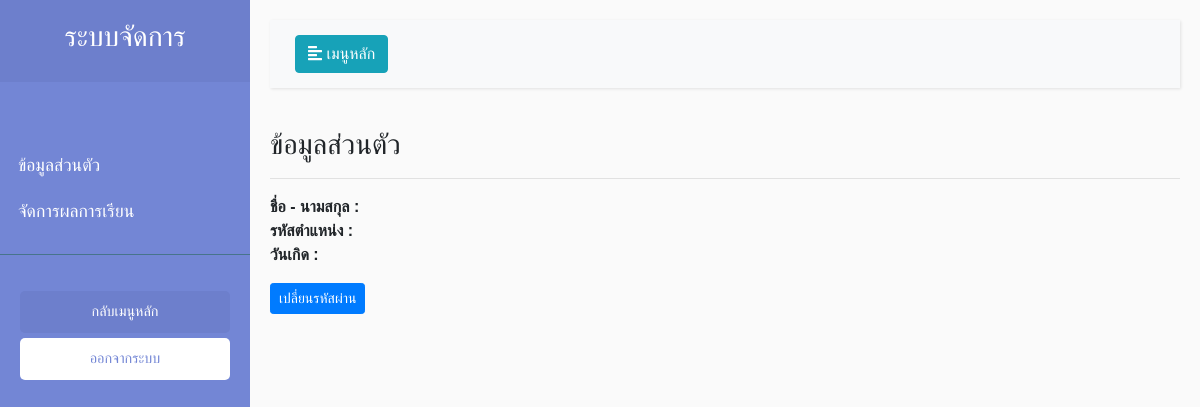
The app's page /view/main/Main.php (signed in), older data.
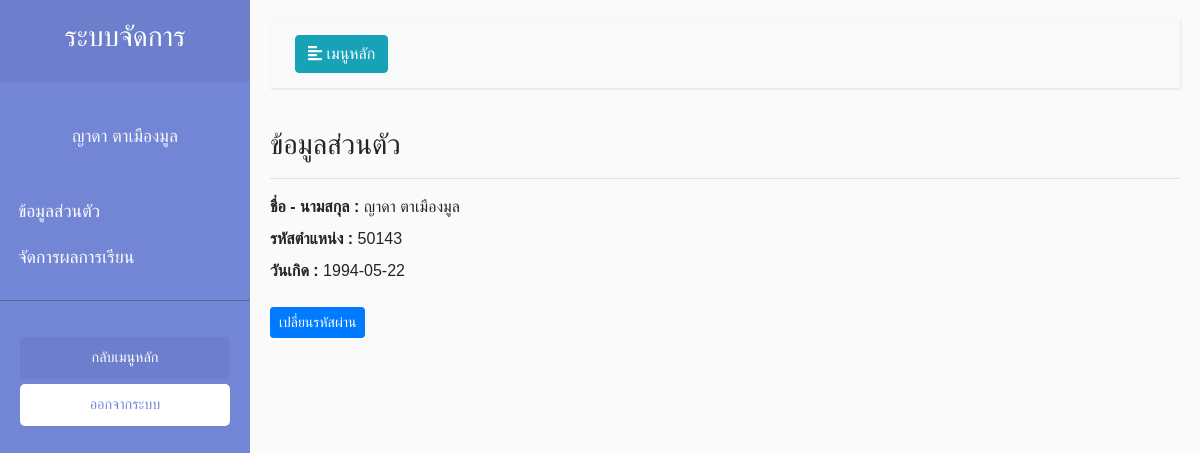
The same page, newer data.
### tables this page shows
CREATE TABLE `teacher_tb` (
  `tc_id` int(11) NOT NULL,
  `tc_code` varchar(255) NOT NULL,
  `tc_name` varchar(255) NOT NULL,
  `tc_idCard` varchar(255) NOT NULL,
  `tc_email` varchar(255) NOT NULL,
  `tc_date` date NOT NULL
);

### view/main/Main.php (the view, shortened to what this page needs)
<?php
include('../../model/connect.php');
if($_SESSION['Type_id'] == 2){
    $checkCodeStr = substr($_SESSION['id'],0,5);
    $sql ="SELECT * FROM `teacher_tb` WHERE `tc_code` = '".$checkCodeStr."'";
    $query = $conn->query($sql);
    $result = $query -> FETCH_ASSOC();
    $name = $result['tc_name'];
    $code = $result['tc_code'];
    $date = $result['tc_date'];
}
else{
    $name = 'Admin';
}
?>
<!DOCTYPE html>
<html>
<head>
    <link rel="stylesheet" href="https://stackpath.bootstrapcdn.com/bootstrap/4.1.0/css/bootstrap.min.css"
>
    <link rel="stylesheet" href="../../style/Style.css">
</head>
<body class="setfont">
    <div class="wrapper">
        <nav id="sidebar">
            <div class="sidebar-header">
                <h3 class="text-center">ระบบจัดการ</h3>
            </div>
            <p class="text-center text-light mt-3 setfont"><?php echo $name; ?> </p>
            <ul class="list-unstyled components pl-2">
            <?php if($_SESSION['Type_id'] == 1){ ?>
                <li>
                    <a href="">ข้อมูลส่วนตัว</a>
                </li>
                <li>
                    <a href="../managerPersonnel/ManagerPersonnel.php">จัดการบุคลากร</a>
                </li>
                <li>
                    <a href="../managerSubject/ManagerSubject.php">จัดการรายวิชา</a>
                </li>
                <li>
                    <a href="../managerStudent/ManagerStudent.php">จัดการนักศึกษา</a>
                </li>
                <li>
                    <a href="../managerProgram/Program.php">จัดการแผนการเรียน</a>
                </li>
                <li>
                    <a href="../register/Register.php">ลงทะเบียน</a>
                </li>
            <?php } else{?>
                <li>
                    <a href="">ข้อมูลส่วนตัว</a>
                </li>
                <li>
                    <a href="../setScore/SubjectList.php">จัดการผลการเรียน</a>
                </li>
            <?php } ?>
            </ul>
            <ul class="list-unstyled CTAs">
                <li>
                    <a href="../../index.php" class="article">กลับเมนูหลัก</a>
                </li>
                <li>
                    <a href="../../control/logout/Logout.php" class="download">ออกจากระบบ</a>
                </li>
            </ul>
        </nav>
        <div id="content">
            <nav class="navbar navbar-expand-lg navbar-light bg-light">
                <div class="container-fluid">
                    <button type="button" id="sidebarCollapse" class="btn btn-info">
                        <i class="fas fa-align-left"></i>
                        <span>เมนูหลัก</span>
                    </button>
                </div>
            </nav>
            <h3>ข้อมูลส่วนตัว</h3>
            <hr>
            <?php if($_SESSION['Type_id'] == 1){ ?>
            <b>ชื่อ - นามสกุล : </b>
            <label for="idcard"><?php echo $name; ?> </label> <br>
            <?php  } else {?>
            <b>ชื่อ - นามสกุล : </b>
            <label for="idcard"><?php echo $name; ?> </label> <br>
            <b>รหัสตำแหน่ง : </b>
            <label for="idcard"><?php echo $code; ?> </label> <br>
            <b>วันเกิด : </b>
            <label for="idcard"><?php echo $date; ?> </label> <br>
            <a class="btn btn-sm btn-primary mt-3" href="../editPass/EditPass.php">เปลี่ยนรหัสผ่าน</a>
            <?php }?>
        </div>
</body>
</html>

Row changes from the older to the newer data that the page shows:
now on this page (row edited): teacher_tb: tc_name "ญาดา ตาเมืองมูล", tc_code "50143", tc_date "1994-05-22"
